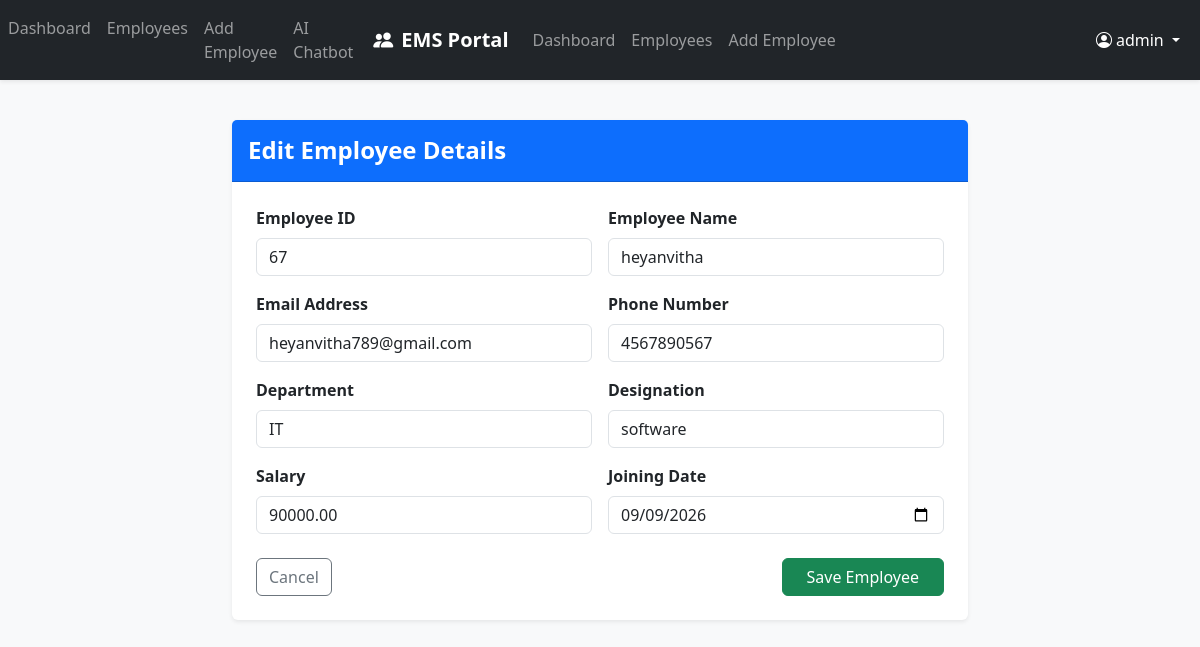
Page /employees/1/edit/ (signed in) on the committed database.
### employees/models.py (models this page shows, shortened)
class Employee(models.Model):
    emp_id = models.CharField(max_length= 20, unique = True, verbose_name = "Employee ID")
    name = models.CharField(max_length = 100, verbose_name ="Employee Name")
    email = models.EmailField(unique= True, verbose_name = "Email Address")
    phone = models.CharField(max_length = 15, verbose_name = "Phone Number")
    department = models.CharField(max_length = 100, verbose_name = "Department")
    designation = models.CharField(max_length=100, verbose_name="Designation")
    salary = models.DecimalField(max_digits=10, decimal_places=2, verbose_name="Salary")
    joining_date = models.DateField(verbose_name="Joining Date")

### employees/views.py (the view)
# urls.py: path('employees/<int:pk>/edit/', views.employee_update, name='employee_update'),
@login_required(login_url='login')
def employee_update(request, pk):
    employee = get_object_or_404(Employee, pk=pk)
    if request.method == 'POST':
        form = EmployeeForm(request.POST, instance=employee)
        if form.is_valid():
            form.save()
            messages.success(request, "Employee details updated successfully!")
            return redirect('employee_list')
    else:
        form = EmployeeForm(instance=employee)
    return render(request, 'employees/employee_form.html', {'form': form, 'title': 'Edit Employee Details'})

### employees/forms.py (shortened to what this page needs)
class EmployeeForm(forms.ModelForm):
    class Meta:
        model = Employee
        fields = '__all__'
        widgets = {
            'emp_id': forms.TextInput(attrs={'class': 'form-control', 'placeholder': 'e.g., EMP101'}),
            'name': forms.TextInput(attrs={'class': 'form-control', 'placeholder': 'Full Name'}),
            'email': forms.EmailInput(attrs={'class': 'form-control', 'placeholder': 'name@example.com'}),
            'phone': forms.TextInput(attrs={'class': 'form-control', 'placeholder': '10-digit Phone Number'}),
            'department': forms.TextInput(attrs={'class': 'form-control', 'placeholder': 'e.g., Engineering'}),
            'designation': forms.TextInput(attrs={'class': 'form-control', 'placeholder': 'e.g., Software Engineer'}),
            'salary': forms.NumberInput(attrs={'class': 'form-control', 'placeholder': 'e.g., 50000.00'}),
            'joining_date': forms.DateInput(attrs={'class': 'form-control', 'type': 'date'}),
        }

### employees/templates/employees/employee_form.html (shortened to what this page needs)
{% extends 'employees/base.html' %}
{% block content %}
<div class="row justify-content-center">
    <div class="col-lg-8">
        <div class="card shadow-sm border-0">
            <div class="card-header bg-primary text-white py-3">
                <h4 class="mb-0 fw-semibold">{{ title }}</h4>
            </div>
            <div class="card-body p-4">
                <form method="POST" novalidate>
                    <div class="row g-3">
                        {% for field in form %}
                        <div class="col-md-6">
                            <label class="form-label fw-semibold">{{ field.label }}</label>
                            {{ field }}
                        </div>
                        {% endfor %}
                    </div>
                    <div class="d-flex justify-content-between mt-4">
                        <a href="{% url 'employee_list' %}" class="btn btn-outline-secondary">Cancel</a>
                        <button type="submit" class="btn btn-success px-4">Save Employee</button>
                    </div>
                </form>
            </div>
        </div>
    </div>
</div>
{% endblock %}

### employees/templates/employees/base.html (shortened to what this page needs)
<!DOCTYPE html>
<html lang="en">
<head>
    <link href="https://cdn.jsdelivr.net/npm/bootstrap@5.3.3/dist/css/bootstrap.min.css" rel="stylesheet">
    <link href="https://cdn.jsdelivr.net/npm/bootstrap-icons@1.11.3/font/bootstrap-icons.min.css" rel="stylesheet">
</head>
<body class="bg-light">
    <nav class="navbar navbar-expand-lg navbar-dark bg-dark shadow-sm">
        <div class="collapse navbar-collapse" id="navbarNav">
            <ul class="navbar-nav me-auto">
                <li class="nav-item">
                    <a class="nav-link" href="{% url 'dashboard' %}">Dashboard</a>
                </li>
                <li class="nav-item">
                    <a class="nav-link" href="{% url 'employee_list' %}">Employees</a>
                    </li>
                    <li class="nav-item">
                        <a class="nav-link" href="{% url 'employee_create' %}">Add Employee</a>
                        </li>
                        <li class="nav-item">
                            <a class="nav-link" href="{% url 'agent_chatbot' %}">AI Chatbot</a>
                            </li>
                        </ul>
</div>
        <div class="container">
            <a class="navbar-brand fw-bold" href="{% url 'dashboard' %}">
                <i class="bi bi-people-fill me-2"></i>EMS Portal
            </a>
            <div class="collapse navbar-collapse" id="navMenu">
                {% if user.is_authenticated %}
                <ul class="navbar-nav me-auto">
                    <li class="nav-item">
                        <a class="nav-link" href="{% url 'dashboard' %}">Dashboard</a>
                    </li>
                    <li class="nav-item">
                        <a class="nav-link" href="{% url 'employee_list' %}">Employees</a>
                    </li>
                    <li class="nav-item">
                        <a class="nav-link" href="{% url 'employee_create' %}">Add Employee</a>
                    </li>
                </ul>
                <ul class="navbar-nav ms-auto">
                    <li class="nav-item dropdown">
                        <a class="nav-link dropdown-toggle text-white" href="#" role="button" data-bs-toggle="dropdown">
                            <i class="bi bi-person-circle me-1"></i>{{ user.username }}
                        </a>
                    </li>
                </ul>
                {% endif %}
            </div>
        </div>
    </nav>
    <main class="container py-4">
        {% block content %}{% endblock %}
    </main>
</body>
</html>

### rows in the picture
Employee: form "67" "heyanvitha" "heyanvitha789@gmail.com" "4567890567" "IT" "software" "90000.00" "09/09/2026"

### other values in the picture
{{ user.username }} "admin"
{{ title }} "Edit Employee Details"
{{ field.label }} "Employee ID" "Employee Name" "Email Address" "Phone Number" "Department" "Designation" "Salary" "Joining Date"
